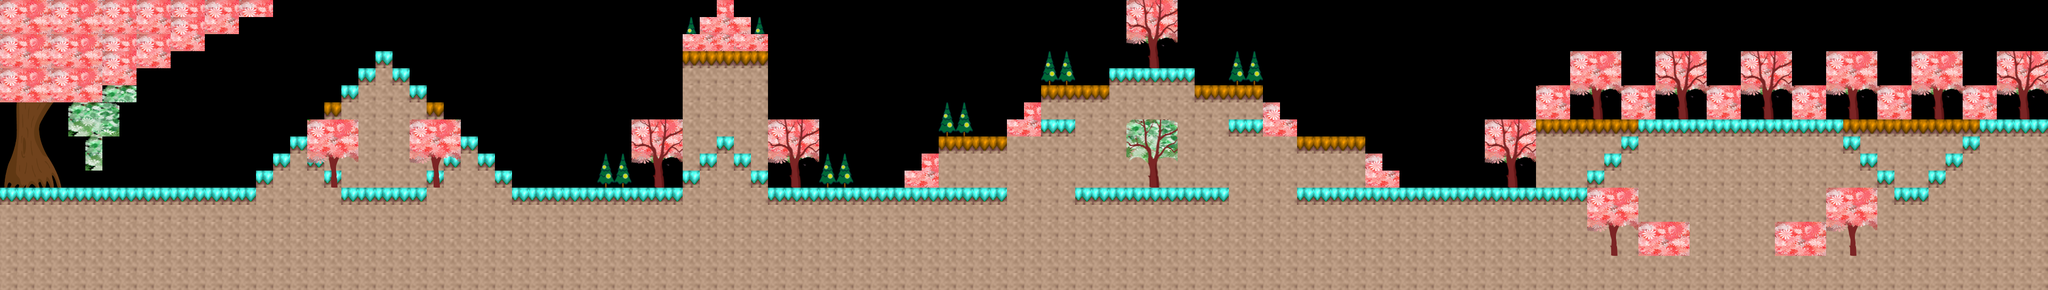

Below is a game level as drawn by its tile map, then a one-line description and the .tmx that defines it (tile-layer data replaced by summaries):
An orthogonal 120x17 tile map with 32x32 px tiles, 12 tile layers (tileLayer_spring, tileLayer_summer, tileLayer_autumn, tileLayer_winter, ...), 2 tilesets.

<map version="1.0" orientation="orthogonal" renderorder="right-down" width="120" height="17" tilewidth="32" tileheight="32" nextobjectid="1">
 <tileset firstgid="1" name="tiles" tilewidth="32" tileheight="32" tilecount="8" columns="2">
  <image source="tiles.png" width="64" height="128" />
  <tile id="0">
   <properties>
    <property name="collision" value="block" />
   </properties>
  </tile>
  <tile id="1">
   <properties>
    <property name="collision" value="block" />
   </properties>
  </tile>
  <tile id="2">
   <properties>
    <property name="collision" value="block" />
   </properties>
  </tile>
  <tile id="3">
   <properties>
    <property name="collision" value="water" />
   </properties>
  </tile>
  <tile id="4">
   <properties>
    <property name="collision" value="block" />
   </properties>
  </tile>
  <tile id="5">
   <properties>
    <property name="collision" value="sand" />
   </properties>
  </tile>
  <tile id="6">
   <properties>
    <property name="collision" value="block" />
   </properties>
  </tile>
  <tile id="7">
   <properties>
    <property name="collision" value="block" />
   </properties>
  </tile>
 </tileset>
 <tileset firstgid="9" name="objectTiles" tilewidth="32" tileheight="32" tilecount="190" columns="19">
  <image source="objectTiles.png" width="608" height="320" />
  <tile id="0">
   <properties>
    <property name="object" value="seasonBook" />
   </properties>
  </tile>
  <tile id="1">
   <properties>
    <property name="object" value="signBoard" />
   </properties>
  </tile>
  <tile id="5">
   <properties>
    <property name="tree" value="block" />
   </properties>
  </tile>
  <tile id="6">
   <properties>
    <property name="tree" value="block" />
   </properties>
  </tile>
  <tile id="7">
   <properties>
    <property name="tree" value="block" />
   </properties>
  </tile>
  <tile id="8">
   <properties>
    <property name="tree" value="block" />
   </properties>
  </tile>
  <tile id="9">
   <properties>
    <property name="tree" value="block" />
   </properties>
  </tile>
  <tile id="10">
   <properties>
    <property name="tree" value="block" />
   </properties>
  </tile>
  <tile id="11">
   <properties>
    <property name="tree" value="block" />
   </properties>
  </tile>
  <tile id="12">
   <properties>
    <property name="tree" value="block" />
   </properties>
  </tile>
  <tile id="13">
   <properties>
    <property name="tree" value="block" />
   </properties>
  </tile>
  <tile id="24">
   <properties>
    <property name="tree" value="block" />
   </properties>
  </tile>
  <tile id="25">
   <properties>
    <property name="tree" value="block" />
   </properties>
  </tile>
  <tile id="26">
   <properties>
    <property name="tree" value="block" />
   </properties>
  </tile>
  <tile id="27">
   <properties>
    <property name="tree" value="block" />
   </properties>
  </tile>
  <tile id="28">
   <properties>
    <property name="tree" value="block" />
   </properties>
  </tile>
  <tile id="29">
   <properties>
    <property name="tree" value="block" />
   </properties>
  </tile>
  <tile id="30">
   <properties>
    <property name="tree" value="block" />
   </properties>
  </tile>
  <tile id="31">
   <properties>
    <property name="tree" value="block" />
   </properties>
  </tile>
  <tile id="32">
   <properties>
    <property name="tree" value="block" />
   </properties>
  </tile>
  <tile id="38">
   <properties>
    <property name="tree" value="pollen" />
   </properties>
  </tile>
  <tile id="44">
   <properties>
    <property name="tree" value="block" />
   </properties>
  </tile>
  <tile id="47">
   <properties>
    <property name="tree" value="block" />
   </properties>
  </tile>
  <tile id="50">
   <properties>
    <property name="tree" value="block" />
   </properties>
  </tile>
  <tile id="58">
   <properties>
    <property name="clear" value="clear" />
   </properties>
  </tile>
  <tile id="63">
   <properties>
    <property name="tree" value="block" />
   </properties>
  </tile>
  <tile id="66">
   <properties>
    <property name="tree" value="block" />
   </properties>
  </tile>
  <tile id="69">
   <properties>
    <property name="tree" value="block" />
   </properties>
  </tile>
  <tile id="76">
   <properties>
    <property name="bug" value="block" />
   </properties>
  </tile>
  <tile id="95">
   <properties>
    <property name="bug" value="block" />
   </properties>
  </tile>
  <tile id="97">
   <properties>
    <property name="item" value="page" />
   </properties>
  </tile>
  <tile id="109">
   <properties>
    <property name="tree" value="block" />
   </properties>
  </tile>
  <tile id="110">
   <properties>
    <property name="tree" value="block" />
   </properties>
  </tile>
  <tile id="111">
   <properties>
    <property name="tree" value="block" />
   </properties>
  </tile>
  <tile id="112">
   <properties>
    <property name="tree" value="block" />
   </properties>
  </tile>
  <tile id="114">
   <properties>
    <property name="bug" value="block" />
   </properties>
  </tile>
  <tile id="128">
   <properties>
    <property name="tree" value="block" />
   </properties>
  </tile>
  <tile id="129">
   <properties>
    <property name="tree" value="block" />
   </properties>
  </tile>
  <tile id="130">
   <properties>
    <property name="tree" value="block" />
   </properties>
  </tile>
  <tile id="131">
   <properties>
    <property name="tree" value="block" />
   </properties>
  </tile>
  <tile id="133">
   <properties>
    <property name="bug" value="block" />
   </properties>
  </tile>
  <tile id="147">
   <properties>
    <property name="tree" value="block" />
   </properties>
  </tile>
  <tile id="148">
   <properties>
    <property name="tree" value="block" />
   </properties>
  </tile>
  <tile id="149">
   <properties>
    <property name="tree" value="block" />
   </properties>
  </tile>
  <tile id="150">
   <properties>
    <property name="tree" value="block" />
   </properties>
  </tile>
  <tile id="152">
   <properties>
    <property name="bug" value="block" />
   </properties>
  </tile>
  <tile id="166">
   <properties>
    <property name="tree" value="block" />
   </properties>
  </tile>
  <tile id="167">
   <properties>
    <property name="tree" value="block" />
   </properties>
  </tile>
  <tile id="168">
   <properties>
    <property name="tree" value="block" />
   </properties>
  </tile>
  <tile id="169">
   <properties>
    <property name="tree" value="block" />
   </properties>
  </tile>
  <tile id="171">
   <properties>
    <property name="bug" value="block" />
   </properties>
  </tile>
  <tile id="185">
   <properties>
    <property name="tree" value="block" />
   </properties>
  </tile>
  <tile id="186">
   <properties>
    <property name="tree" value="block" />
   </properties>
  </tile>
  <tile id="187">
   <properties>
    <property name="tree" value="block" />
   </properties>
  </tile>
  <tile id="188">
   <properties>
    <property name="tree" value="block" />
   </properties>
  </tile>
 </tileset>
 <layer name="tileLayer_spring" width="120" height="17">
  <data>[2040 cells, 1057 non-empty, 2 distinct tile ids]</data>
 </layer>
 <layer name="tileLayer_summer" width="120" height="17">
  <data>[2040 cells, 973 non-empty, 2 distinct tile ids]</data>
 </layer>
 <layer name="tileLayer_autumn" width="120" height="17">
  <data>[2040 cells, 889 non-empty, 2 distinct tile ids]</data>
 </layer>
 <layer name="tileLayer_winter" width="120" height="17">
  <data>[2040 cells, 880 non-empty, 2 distinct tile ids]</data>
 </layer>
 <layer name="itemLayer_spring" width="120" height="17" opacity="0">
  <data>[2040 cells, 6 non-empty, 1 distinct tile ids]</data>
 </layer>
 <layer name="itemLayer_summer" width="120" height="17" opacity="0">
  <data>[2040 cells, 6 non-empty, 1 distinct tile ids]</data>
 </layer>
 <layer name="itemLayer_autumn" width="120" height="17" opacity="0">
  <data>[2040 cells, 6 non-empty, 1 distinct tile ids]</data>
 </layer>
 <layer name="itemLayer_winter" width="120" height="17" opacity="0">
  <data>[2040 cells, 7 non-empty, 1 distinct tile ids]</data>
 </layer>
 <layer name="gimmickLayer_spring" width="120" height="17">
  <data>[2040 cells, 276 non-empty, 39 distinct tile ids]</data>
 </layer>
 <layer name="gimmickLayer_summer" width="120" height="17">
  <data>[2040 cells, 253 non-empty, 34 distinct tile ids]</data>
 </layer>
 <layer name="gimmickLayer_autumn" width="120" height="17">
  <data>[2040 cells, 316 non-empty, 37 distinct tile ids]</data>
 </layer>
 <layer name="gimmickLayer_winter" width="120" height="17">
  <data>[2040 cells, 96 non-empty, 12 distinct tile ids]</data>
 </layer>
</map>
